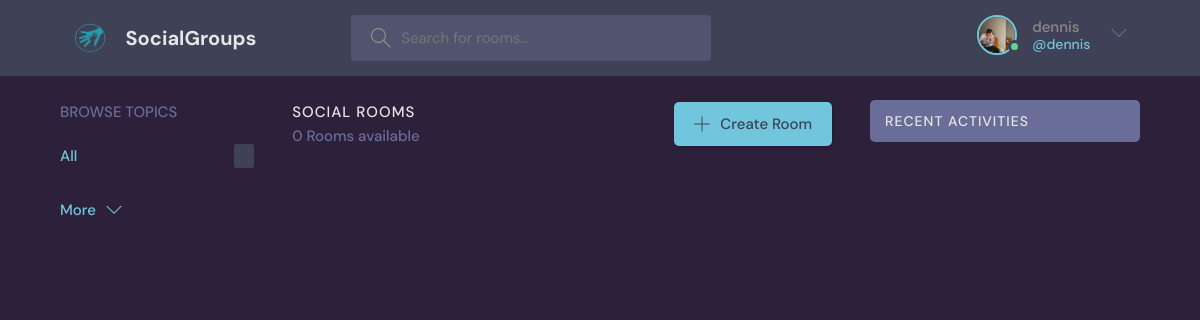
The page /home/ (signed in) on the database its author committed.
### chat/models.py (models this page shows)
class User(AbstractUser):
    name = models.CharField(max_length=200, null=True)
    email = models.EmailField(null=True)
    bio = models.TextField(null=True)
    avatar = models.ImageField(null=True, default="avatar.svg")
    USERNAME_FIELD = 'username'
    REQUIRED_FIELDS = []

### chat/views.py (the view)
# urls.py: path('home/', views.home, name="home"),
def home(request):
    q = request.GET.get('q') if request.GET.get('q') != None else ''
    rooms = Room.objects.filter(
        Q(topic__name__contains=q) |
        Q(name__icontains=q) |
        Q(description__icontains=q)
    )
    topics = Topic.objects.all()[0:5]
    room_count = rooms.count()
    room_messages = Message.objects.filter(Q(room__topic__name__icontains=q))
    context = {'topics': topics, 'room_count': room_count, 'room_messages': room_messages, 'rooms': rooms}
    return render(request, 'home.html', context)

### chat/templates/home.html (shortened to what this page needs)
<!DOCTYPE html>
{% load static %}
<html lang="en">
  <head>
    <link rel="stylesheet" type="text/css" media="screen" href="{% static 'styles/style.css' %}">
  </head>
  <body>
    <header class="header header--loggedIn">
      <div class="container">
        <a href="{% url 'home' %}" class="header__logo">
          <img src="{% static 'images/logo.jpg'%}" />
          <h1>SocialGroups</h1>
        </a>
        <form class="header__search" method="GET" action="{% url 'home' %}">
          <label>
            <input name="q" placeholder="Search for rooms..." />
          </label>
        </form>
        <nav class="header__menu">
{% if request.user.is_authenticated %}
          <div class="header__user">
            <a href="{% url 'profile' user.id  %}">
              <div class="avatar avatar--medium active">
                <img src="{{request.user.avatar.url}}" />
              </div>
              <p>{{ request.user.username }} <span>@{{ request.user.username }}</span></p>
            </a>
            <button class="dropdown-button">
              <svg version="1.1" xmlns="http://www.w3.org/2000/svg" width="32" height="32" viewBox="0 0 32 32">
                <title>chevron-down</title>
                <path d="M16 21l-13-13h-3l16 16 16-16h-3l-13 13z"></path>
              </svg>
            </button>
          </div>
          {% endif %}
        </nav>
      </div>
    </header>
    <main class="layout layout--3">
      <div class="container">
        {% include 'topics_components.html'  %}
        <div class="roomList">
          <div class="roomList__header">
            <div>
              <h2>Social Rooms</h2>
              <p>{{ room_count }} Rooms available</p>
            </div>
            <a class="btn btn--main" href="{% url 'create-room' %}">
              <svg version="1.1" xmlns="http://www.w3.org/2000/svg" width="32" height="32" viewBox="0 0 32 32">
                <title>add</title>
                <path
                  d="M16.943 0.943h-1.885v14.115h-14.115v1.885h14.115v14.115h1.885v-14.115h14.115v-1.885h-14.115v-14.115z"
                ></path>
              </svg>
              Create Room
            </a>
          </div>
        </div>
        {% include 'activity_components.html' %}
      </div>
    </main>
  </body>
</html>

### staticfiles/styles/style.css (style rules this page uses)
:root { --color-main: #71c6dd; --color-main-light: #e1f6fb; --color-dark: #3f4156; --color-dark-medium: #51546e; --color-dark-light: #696d97; --color-light: #e5e5e5; --color-gray: #8b8b8b; --color-light-gray: #b2bdbd; --color-bg: #2d2d39; --color-success: #5dd693; --color-error: #fc4b0b; }
* { font-family: "DM Sans", -apple-system, BlinkMacSystemFont, "Segoe UI", Roboto, Oxygen, Ubuntu, Cantarell, "Open Sans", "Helvetica Neue", sans-serif; margin: 0; padding: 0; box-sizing: border-box; text-rendering: optimizeLegibility; font-size: inherit; }
html { font-size: 56.25%; }
@media only screen and (min-width: 1200px) { html { font-size: 62.5%; } }
body { line-height: 1.6; font-weight: 400; font-size: 1.5rem; color: var(--color-light-gray); background-color: var(--color-bg); min-height: 100vh; }
img { width: 100%; }
a { display: inline-block; color: var(--color-main); text-decoration: none; }
.container { max-width: 120rem; width: 90%; margin: auto; }
.btn { background-color: transparent; border: none; display: inline-flex; align-items: center; gap: 1rem; cursor: pointer; transition: all ease-in-out 0.3s; padding: 1rem 2rem; border-radius: 5px; box-shadow: 1px 1px 3px 1px rgba(0, 0, 0, 0.15); font-weight: 500; }
.btn--main { background-color: var(--color-main); color: var(--color-dark); }
.btn > svg { fill: currentColor; width: 1.6rem; height: 1.6rem; }
.avatar { position: relative; display: inline-block; border-radius: 50%; border: 2px solid var(--color-main); }
.avatar img { display: block; border-radius: 50%; object-fit: cover; object-position: center; }
.avatar::after { content: ""; display: block; position: absolute; background-color: var(--color-gray); z-index: 111; border-radius: 50%; border: 0.3rem solid var(--color-dark); }
.avatar.active::after { background-color: var(--color-success); }
.avatar.avatar--medium img { width: 3.6rem; height: 3.6rem; border-radius: 50%; }
.avatar.avatar--medium:after { width: 0.7rem; height: 0.7rem; bottom: 0px; right: -6px; }
.header { padding: 1.5rem; background-color: var(--color-dark); }
.header > .container { display: flex; gap: 9.5rem; }
.header__logo, .header__user { display: flex; gap: 2rem; align-items: center; }
.header__logo > img { height: 3.2rem; width: 3.2rem; }
.header__logo > h1 { font-weight: 700; font-size: 2rem; color: var(--color-light); }
.header__search > label { background-color: var(--color-dark-medium); padding: 1.3rem 1rem; display: flex; align-items: center; gap: 1rem; border-radius: 4px; }
.header__search svg { fill: var(--color-gray); width: 2rem; height: 2rem; margin-left: 1rem; }
.header__search input { width: 30rem; background: transparent; border: none; outline: none; color: var(--color-light); }
.header__menu { margin-left: auto; position: relative; }
.header__menu a { display: flex; gap: 1.5rem; align-items: center; font-weight: 500; text-decoration: none; color: var(--color-gray); }
.header__menu img { height: 3.6rem; }
.header__menu p { line-height: 1.2; }
.header__menu span { color: var(--color-main); font-weight: 500; font-size: 1.4rem; display: block; }
.header__menu svg { width: 1.6rem; height: 1.6rem; fill: var(--color-dark-light); }
.dropdown-button { background: transparent; border: 0; outline: 0; cursor: pointer; }
.layout { margin-top: 2.4rem; }
.layout > .container { display: flex; justify-content: space-between; align-items: flex-start; }
.layout--3 > .container > div:nth-child(2) { flex-basis: 50%; }
.roomList__header { display: flex; justify-content: space-between; align-items: center; margin-bottom: 2.4rem; }
.roomList__header h2 { text-transform: uppercase; font-weight: 500; color: var(--color-light); letter-spacing: 1px; }
.roomList__header p { font-weight: 500; color: var(--color-dark-light); }

### chat/templates/home.html (style rules this page uses)
body { background-color: rgb(45, 32, 58); }

### rows shown on the page
User: user.avatar (picture), user.username "dennis"

### other values the page prints
{{ room_count }} "0"
